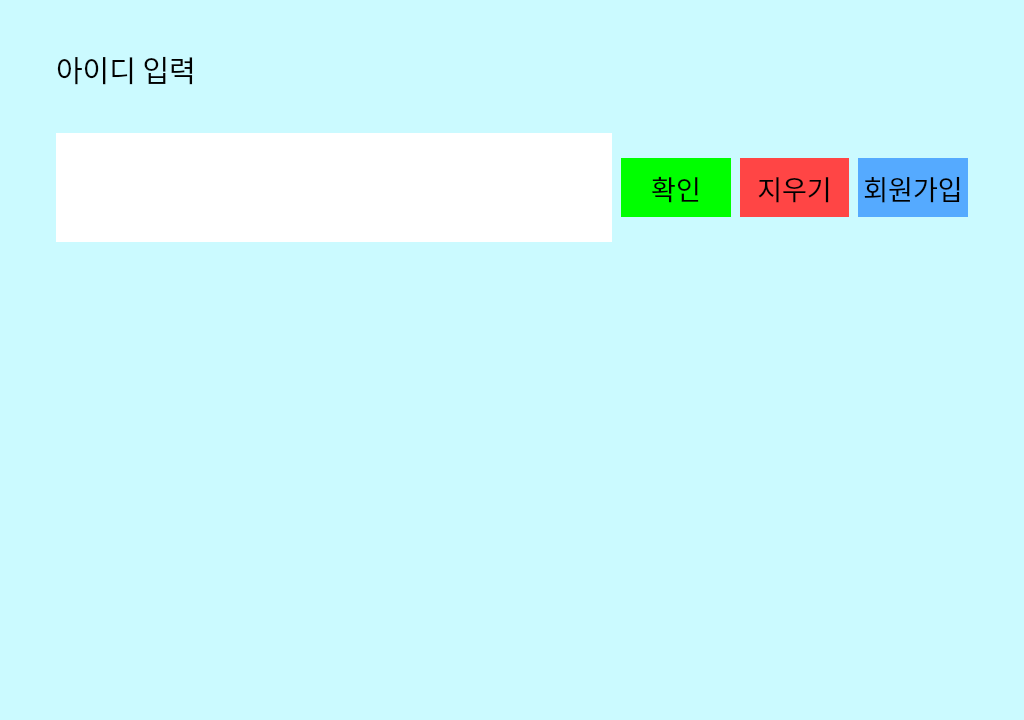
<?xml version="1.0" encoding="UTF-8"?>
<ui version="4.0">
 <class>Form</class>
 <widget class="QWidget" name="Form">
  <property name="geometry">
   <rect>
    <x>0</x>
    <y>0</y>
    <width>1024</width>
    <height>720</height>
   </rect>
  </property>
  <property name="windowTitle">
   <string>Form</string>
  </property>
  <property name="styleSheet">
   <string notr="true">background-color: rgb(203, 250, 255);</string>
  </property>
  <layout class="QGridLayout" name="gridLayout" rowstretch="6,1,3,1,6,8,8,1" columnstretch="1,12,3,3,3,3,1">
   <property name="sizeConstraint">
    <enum>QLayout::SetDefaultConstraint</enum>
   </property>
   <property name="bottomMargin">
    <number>9</number>
   </property>
   <property name="horizontalSpacing">
    <number>9</number>
   </property>
   <item row="4" column="1" rowspan="3" colspan="5">
    <widget class="QWidget" name="widget" native="true"/>
   </item>
   <item row="2" column="5">
    <widget class="QLabel" name="label_4">
     <property name="font">
      <font>
       <family>AcadEref</family>
       <pointsize>20</pointsize>
      </font>
     </property>
     <property name="styleSheet">
      <string notr="true">background-color: rgb(85, 170, 255);border-radius: 30px</string>
     </property>
     <property name="text">
      <string>회원가입</string>
     </property>
     <property name="alignment">
      <set>Qt::AlignCenter</set>
     </property>
    </widget>
   </item>
   <item row="2" column="6">
    <widget class="QLabel" name="label_9">
     <property name="text">
      <string/>
     </property>
    </widget>
   </item>
   <item row="1" column="1" rowspan="3" colspan="2">
    <widget class="QLabel" name="label">
     <property name="font">
      <font>
       <family>AcadEref</family>
       <pointsize>20</pointsize>
      </font>
     </property>
     <property name="styleSheet">
      <string notr="true">background-color: rgb(255, 255, 255);</string>
     </property>
     <property name="text">
      <string/>
     </property>
    </widget>
   </item>
   <item row="2" column="4">
    <widget class="QLabel" name="label_3">
     <property name="font">
      <font>
       <family>AcadEref</family>
       <pointsize>20</pointsize>
      </font>
     </property>
     <property name="styleSheet">
      <string notr="true">background-color: rgb(255, 69, 69);border-radius: 30px</string>
     </property>
     <property name="text">
      <string>지우기</string>
     </property>
     <property name="alignment">
      <set>Qt::AlignCenter</set>
     </property>
    </widget>
   </item>
   <item row="3" column="3">
    <widget class="QLabel" name="label_7">
     <property name="text">
      <string/>
     </property>
    </widget>
   </item>
   <item row="1" column="0">
    <widget class="QLabel" name="label_8">
     <property name="text">
      <string/>
     </property>
    </widget>
   </item>
   <item row="2" column="3">
    <widget class="QLabel" name="label_2">
     <property name="font">
      <font>
       <family>AcadEref</family>
       <pointsize>20</pointsize>
      </font>
     </property>
     <property name="styleSheet">
      <string notr="true">background-color: rgb(0, 255, 0);
border-radius: 30px;</string>
     </property>
     <property name="text">
      <string>확인</string>
     </property>
     <property name="alignment">
      <set>Qt::AlignCenter</set>
     </property>
    </widget>
   </item>
   <item row="0" column="1">
    <widget class="QLabel" name="label_5">
     <property name="font">
      <font>
       <family>AcadEref</family>
       <pointsize>22</pointsize>
      </font>
     </property>
     <property name="text">
      <string>아이디 입력</string>
     </property>
    </widget>
   </item>
   <item row="1" column="3">
    <widget class="QLabel" name="label_6">
     <property name="text">
      <string/>
     </property>
    </widget>
   </item>
   <item row="7" column="1">
    <widget class="QLabel" name="label_10">
     <property name="text">
      <string/>
     </property>
    </widget>
   </item>
  </layout>
 </widget>
 <resources/>
 <connections/>
</ui>
